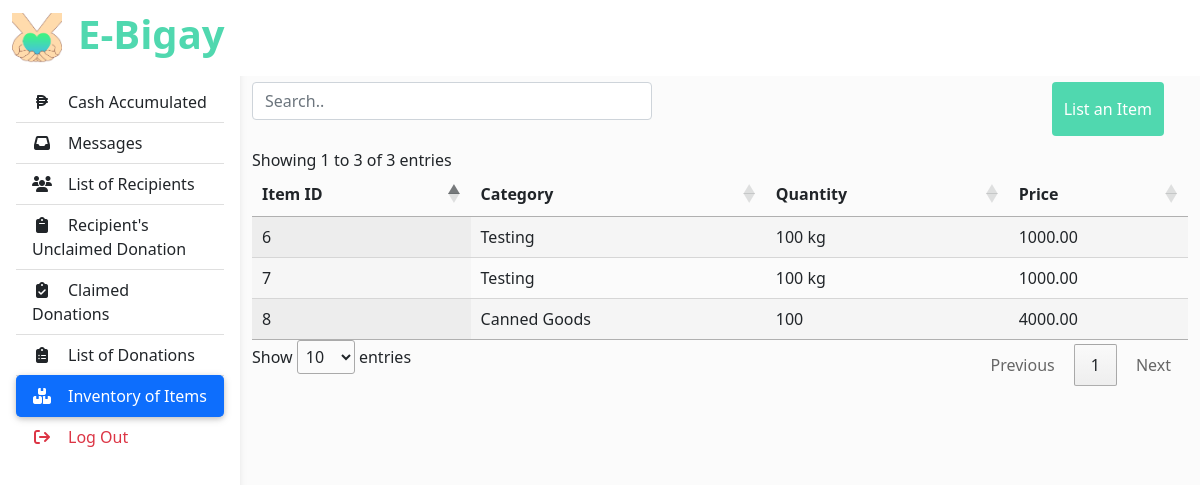
/admin/pages/inventory_of_itmes.php (signed in), run on an earlier commit of the app's database.
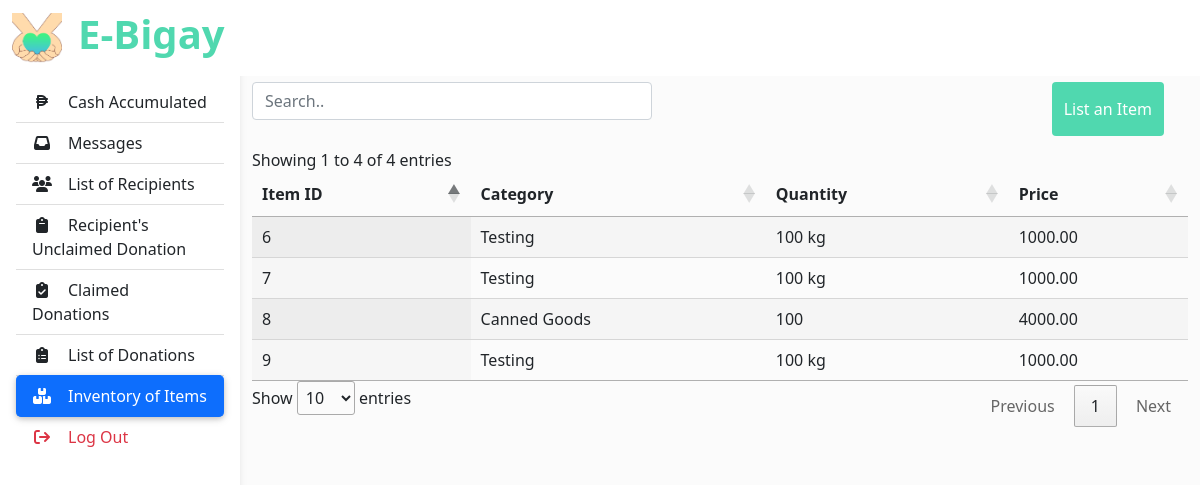
And on a later commit of the database.
### tables this page shows
CREATE TABLE `inventory` (
  `item_id` int(11) NOT NULL,
  `category` varchar(255) NOT NULL,
  `quantity` varchar(255) NOT NULL,
  `price` decimal(15,2) NOT NULL
);

### admin/pages/inventory_of_itmes.php (shortened to what the changed rows need)
<?php
    include('../assets/php/config.php');
?>
<!DOCTYPE html>
<html lang="en">
<head>
    <link href="https://cdn.jsdelivr.net/npm/bootstrap@5.0.0/dist/css/bootstrap.min.css" rel="stylesheet">
    <link rel="stylesheet" href="https://cdnjs.cloudflare.com/ajax/libs/font-awesome/6.1.1/css/all.min.css" />
    <link rel="stylesheet" href="https://cdn.datatables.net/1.12.1/css/jquery.dataTables.min.css">
    <link rel="stylesheet" href="https://cdn.datatables.net/rowreorder/1.2.8/css/rowReorder.dataTables.min.css">
    <link rel="stylesheet" href="https://cdn.datatables.net/responsive/2.3.0/css/responsive.dataTables.min.css">
    <link rel="stylesheet" href="../assets/css/new_index.css">
</head>
<body>
    <header>
        <nav id="main-navbar" class="navbar navbar-expand-lg navbar-light bg-white fixed-top">
            <div class="container-fluid">
                <div class="d-none d-md-flex input-group w-auto my-auto" id="nav-header-div">
                    <h1 class="nav-header"><a href="index.html"><span>E-Bigay</span></a></h1>
                </div>
            </div>
        </nav>
    </header>
    <main style="margin-top: 58px">
        <div class="container pt-4">
            <div class="row" style="width:100%">
                <div class="col align-self-start ">
                </div>
                <div class="col d-flex justify-content-end">
                </div>
            </div>
            <table class="display nowrap" id="inventory-table">
                <thead class="thead-dark">
                    <tr>
                        <th scope="col">Item ID</th>
                        <th scope="col">Category</th>
                        <th scope="col">Quantity</th>
                        <th scope="col">Price</th>
                    </tr>
                </thead>
                <tbody id="inventory-table-body">
                    <?php
                        $sql = "SELECT * FROM inventory";
                        $res = mysqli_query($con, $sql );
                        while($row=mysqli_fetch_array($res)){
                            echo "<tr>";
                                echo "<td>";echo $row['item_id']; echo "</td>";
                                echo "<td>";echo $row['category']; echo "</td>";
                                echo "<td>";echo $row['quantity']; echo "</td>";
                                echo "<td>";echo $row['price']; echo "</td>";
                            echo "</tr>";
                        }
                    ?>
                </tbody>
            </table>
        </div>
    </main>
</body>
</html>

What changed in the data, as far as the page shows it:
added inventory: item_id "9", category "Testing", quantity "100 kg", price "1000.00"
Also different on the page:
text written by a page script: "Showing 1 to 3 of 3 entries Show entries Previous 1 Next" → "Showing 1 to 4 of 4 entries Show entries Previous 1 Next"
